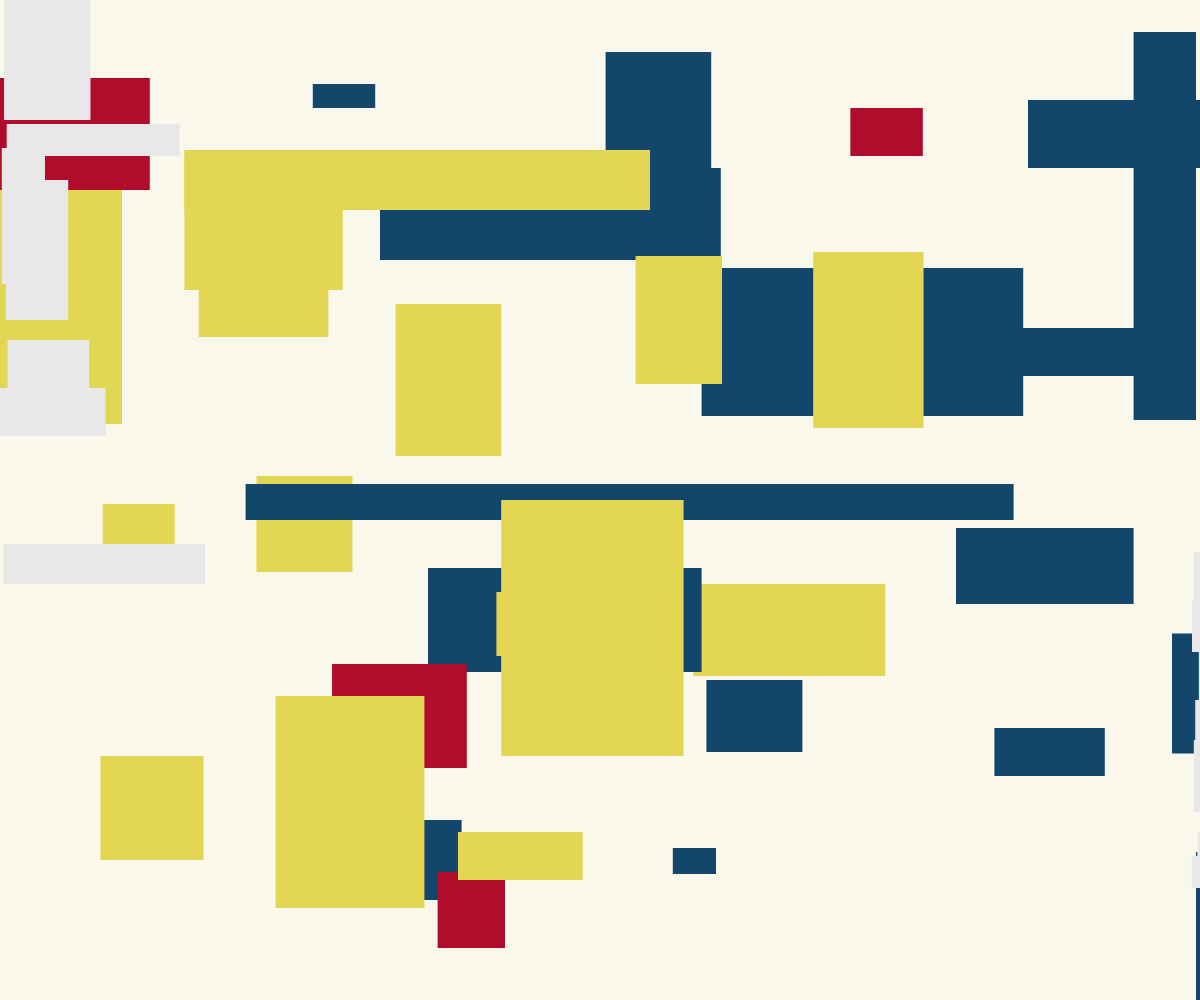
Frame 1 (no input)
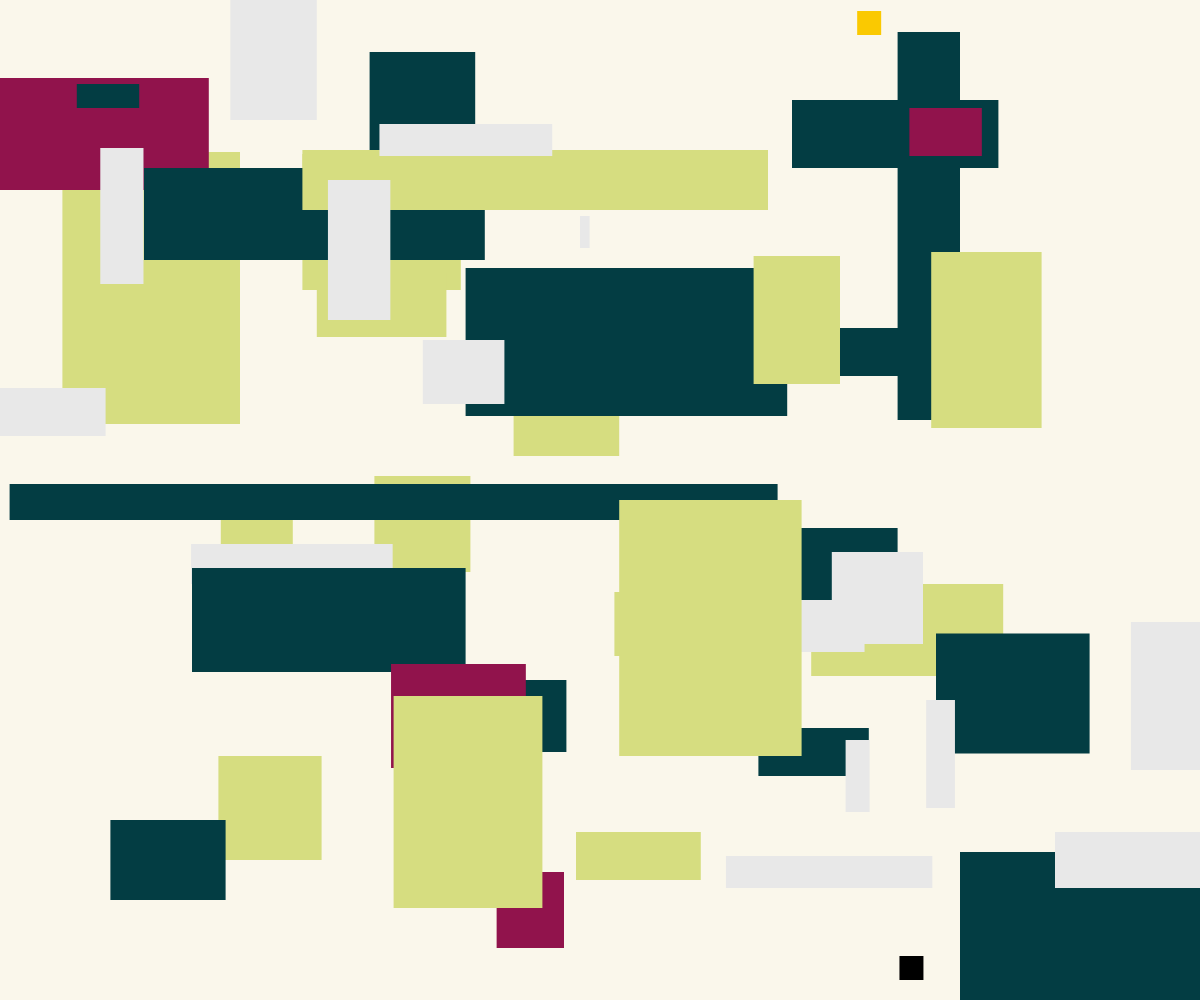
Frame 60 (no input)
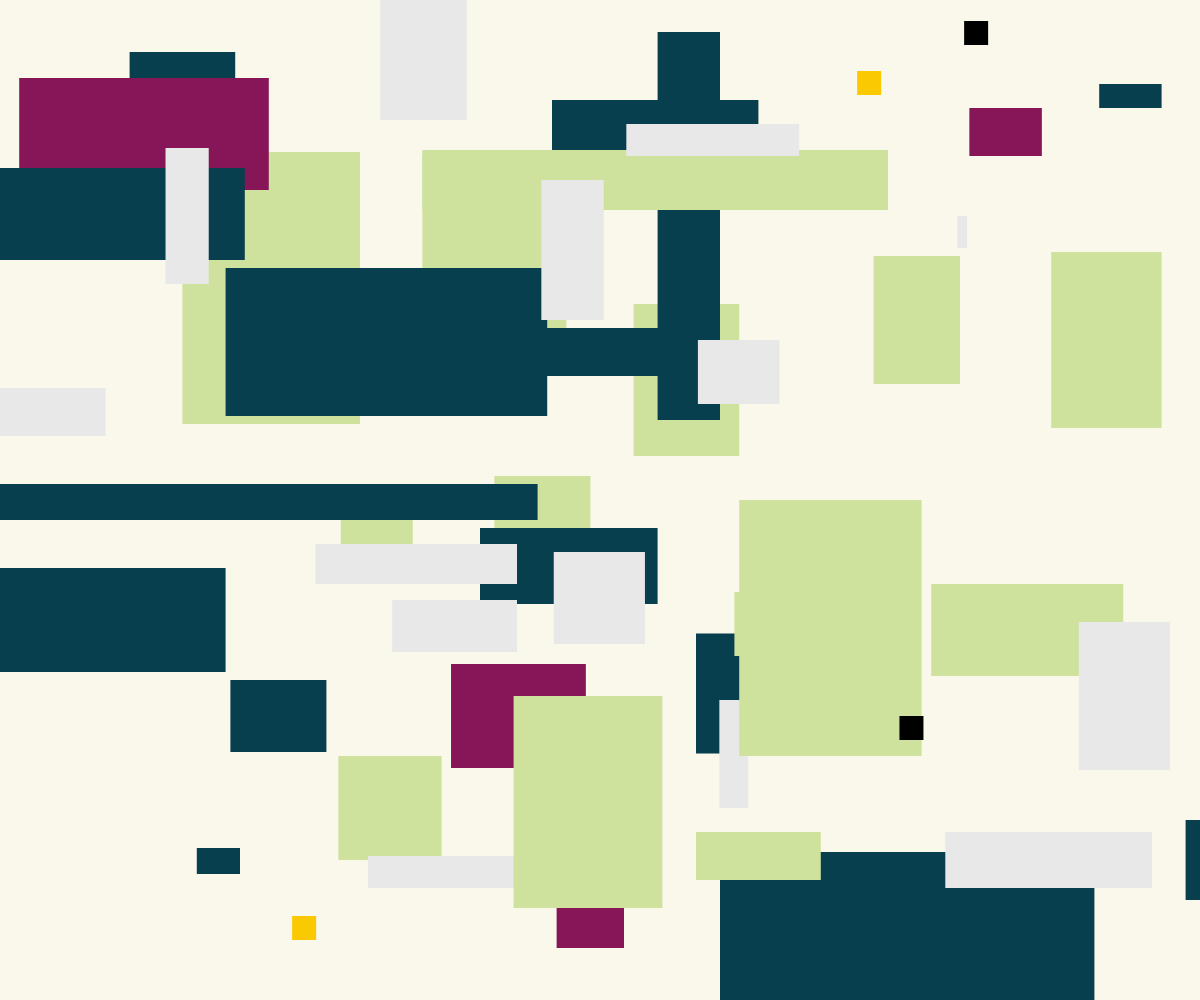
Frame 120 (the mouse pressed at the canvas centre since frame 60)

The p5.js sketch that drew these frames (run headless with seeded random() and noise() and a simulated clock; from frame 60 on, the mouse is pressed at the canvas centre):

// p5.js sketch
// ── sketch.js
let shapes = []; //Initialise empty array for the squares moving down
let shapesMovingUp = [] //Initialise empty array for the squares moving up

function setup() {
  createCanvas(windowWidth, windowHeight); //Creating the canvas to the size of the window
  noStroke();
}

/* 
Functions to create the yellow, blue, red and grey rectangles which are in ratio of the position and 
size relative the canvas size to ensure responsiveness. 
*/
function draw() {
  background(250, 247, 235); //Background colour
  runningSquares();

  //Yellow rectangles in the background
  drawYellowRect(0.1, 0.152, 0.148, 0.272);
  drawYellowRect(0.144, 0.504, 0.06, 0.052);
  drawYellowRect(0.168, 0.756, 0.086, 0.104);
  drawYellowRect(0.284, 0.154, 0.132, 0.136);
  drawYellowRect(0.272, 0.273, 0.108, 0.064);
  drawYellowRect(0.416, 0.304, 0.088, 0.152);
  drawYellowRect(0.292, 0.476, 0.08, 0.096);
  drawYellowRect(0.736, 0.584, 0.16, 0.092);


  //Blue rectangles in the background
  drawBlueRect(0.052, 0.032, 0.052, 0.388);
  drawBlueRect(0.14, 0.1, 0.172, 0.068);
  drawBlueRect(0.152, 0.328, 0.14, 0.048);
  drawBlueRect(0.2, 0.528, 0.148, 0.076);
  drawBlueRect(0.02, 0.6336, 0.128, 0.12);
  drawBlueRect(0.168, 0.728, 0.092, 0.048);
  drawBlueRect(0, 0.852, 0.312, 0.148);
  drawBlueRect(0.492, 0.052, 0.088, 0.152);
  drawBlueRect(0.412, 0.268, 0.268, 0.148);
  drawBlueRect(0.484, 0.576, 0.016, 0.028);

  //Red rectangles in background
  //drawRedRect(0, 0, 0.072, 0.464);
  drawRedRect(0.124, 0.078, 0.208, 0.112);
  //drawRedRect(0.127, 0.304, 0.16, 0.096);
  drawRedRect(0.42,0.872,0.056,0.076);
  drawRedRect(0.768,0.108,0.06,0.048);

  //Grey rectangles in the background
  drawGreyRect(0.282,0.544,0.168,0.04);
  drawGreyRectTwo(0.12,0.622,0.076,0.148);
  drawGreyRectTwo(0.64,0.552,0.076,0.092);
  drawGreyRectTwo(0.8,0.6,0.104,0.052);
  drawGreyRectTwo(0.252,0.832,0.172,0.056);
  drawGreyRectTwo(0.476,0.7,0.024,0.108);
  drawGreyRectTwo(0.616,0.74,0.02,0.072);
  drawGreyRectTwo(0.252,0.832,0.172,0.056);
  drawGreyRectTwo(0.824,0.856,0.172,0.032);

  //Blue rectangles in the foreground
  drawBlueRect(0.408, 0.68, 0.08, 0.072);
  drawBlueRect(0.436, 0.848, 0.036, 0.026);
  drawBlueRect(0.736, 0.084, 0.052, 0.024);
  drawBlueRect(0.68, 0.168, 0.284, 0.092);
  drawBlueRect(0.792, 0.484, 0.64, 0.036);
  drawBlueRect(0.64, 0.568, 0.228, 0.104);
  drawBlueRect(0.708, 0.82, 0.096, 0.08)

 //Red rectangles in the foreground
  drawRedRect(0.388,0.664,0.112,0.104);
  drawRedRect(0.42,0.872,0.056,0.076);
  drawRedRect(0.768,0.108,0.06,0.048);
  drawRedRect(0.388,0.664,0.112,0.104);

 //Yellow rectangles in foreground
  drawYellowRect(0.428, 0.592, 0.016, 0.064);
  drawYellowRect(0.352, 0.696, 0.124, 0.212);
  drawYellowRect(0.484, 0.832, 0.104, 0.048);
  drawYellowRect(0.54, 0.150, 0.388, 0.06);
  drawYellowRect(0.6, 0.256, 0.072, 0.128);
  drawYellowRect(0.768, 0.252, 0.092, 0.176);
  drawYellowRect(0.568, 0.5, 0.152, 0.256);

  //Grey rectangles in the foreground
  drawGreyRect(0.34,0,0.072,0.12);
  drawGreyRect(0.148,0.148,0.036,0.136);
  drawGreyRect(0.56,0.124,0.144,0.032);
  drawGreyRect(0.484,0.18,0.052,0.14);
  drawGreyRect(0.856,0.216,0.008,0.032);
  drawGreyRect(0,0.388,0.088,0.048);
  drawGreyRect(0.624,0.34,0.068,0.064);

  runningSquaresUp();
}

//Defining functions to create the rectangles with responsive size

function drawYellowRect(inputXPos, inputYPos, inputWidth, inputHeight) {
  //Calculating the distance by adjusting the modulus operation and then subtracting inputWidth * width. 
  //This ensures that the rectangles start partially off-canvas to the left to smoothly move in
  let distance = (inputXPos * width + frameCount * 2) % (width + (inputWidth * width)) - inputWidth * width; 
  let outputXPos = constrain(distance, -inputWidth * width, width); // Ensure the rectangles stay within the canvas
  let outputYPos = inputYPos * height;
  let startColor = color(250, 201, 1); // Yellow
  let endColor = color(204, 226, 163); // Green-yellow
  // This oscillates from yellow to green-yellow using sin and frameCount
  let lerpedColor = lerpColor(startColor, endColor, (1 + sin(frameCount / 100)) / 2); 
  fill(lerpedColor); //Yellow
  rect(outputXPos, outputYPos, inputWidth * width, inputHeight * height);
}

function drawRedRect(inputXPos, inputYPos, inputWidth, inputHeight) {
  //Calculating the distance by adjusting the modulus operation and then subtracting inputWidth * width. 
  //This ensures that the rectangles start partially off-canvas to the left to smoothly move in
  let distance = (inputXPos * width + frameCount) % (width + (inputWidth * width)) - inputWidth * width; 
  let outputXPos = constrain(distance, -inputWidth * width, width); // Ensure the rectangles stay within the canvas
  let outputYPos = inputYPos * height;
  let startColor = color(221, 1, 0); // Red
  let endColor = color(134, 22, 87); // Purple-Red
  // This oscillates from red-purple using sin and frameCount
  let lerpedColor = lerpColor(startColor, endColor, (1 + sin(frameCount / 70)) / 2); 
  fill(lerpedColor); //Red
  rect(outputXPos, outputYPos, inputWidth * width, inputHeight * height);
}

//Defining a function to draw the blue rectangles with size relative to the window size
function drawBlueRect(inputXPos, inputYPos, inputWidth, inputHeight) {
  // Using modulo to wrap around and frameCount to change position over time
  let outputXPos = width - (inputXPos * width + frameCount*4) % (width + (inputWidth * width)); 
  let outputYPos = inputYPos * height;
  let startColor = color(34, 80, 149); // Blue
  let endColor = color(2, 60, 64); // Dark green
  // This oscillates from blue to green using sin and frameCount
  let lerpedColor = lerpColor(startColor, endColor, (1 + sin(frameCount / 50)) / 2); 
  fill(lerpedColor);
  rect(outputXPos, outputYPos, inputWidth * width, inputHeight * height);
}

//Defining a function that draws a grey rectangle with size relative to window size
function drawGreyRect(inputXPos, inputYPos, inputWidth, inputHeight) {
  let outputXPos = (inputXPos * sin(frameCount / 100) * width); //Oscillating from left to right
  let outputYPos = inputYPos * height;
  fill(232, 232, 232);
  rect(outputXPos, outputYPos, inputWidth * width, inputHeight * height);
}

function drawGreyRectTwo(inputXPos, inputYPos, inputWidth, inputHeight) {
let outputXPos = width - (inputXPos * sin(frameCount / 120) * width); //Oscillating right to left 
let outputYPos = inputYPos * height;
fill(232, 232, 232);
rect(outputXPos, outputYPos, inputWidth * width, inputHeight * height);
}

//Creating a function to add falling squares. Code adapted from https://editor.p5js.org/annA/sketches/zaqrFwMH5
//However, I added time based events using frameCount
function runningSquares() {
  if (frameCount % 50 === 0) {  // Create a new shape every 50 frames 
    let xpos = random(windowWidth);
    let ypos = 0;
    let fillColour = random([color('#fac901'), color('#000000'), color('#225095'), color('#dd0100')]); //Randomising between selected colours

    shapes.push({ xpos, ypos, fillColour}); // Create a new shape in the array with the determined attributes
  }

  for (let i = 0; i < shapes.length; i++) {
    if (shapes[i]) { // Check if the element exists
      fill(shapes[i].fillColour);
      shapes[i].ypos += 1; // Rectangle moves down 
      let length = 0.02 * windowWidth // Always in ratio to the canvas width (responseive design)
      rect(shapes[i].xpos, shapes[i].ypos, length, length);
    }
  }
}

//Creating a function to add squares moving up, similar to the above function
//These squares move at a quicker speed, creating a more visually interesting effect
function runningSquaresUp() {
  if (frameCount % 50 === 0) {
    // Create a new shape every 50 frames 
    let xpos = random(windowWidth);
    let ypos = height;
    let fillColour = random([color('#fac901'), color('#000000'), color('#225095'), color('#dd0100')]);

    shapesMovingUp.push({ xpos, ypos, fillColour });
  }

  for (let i = 0; i < shapesMovingUp.length; i++) {
    if (shapesMovingUp[i]) { // Check if the element exists
      fill(shapesMovingUp[i].fillColour);
      shapesMovingUp[i].ypos -= 4; // Moves up at a faster speed
      let length = 0.02 * windowWidth
      rect(shapesMovingUp[i].xpos, shapesMovingUp[i].ypos, length, length);
    }
  }
}
//Responsive design. 
//Since the rectangles are drawn in ratio of the window width and height, their size and position will change in relative to window size
function windowResized() {
  resizeCanvas(windowWidth, windowHeight);

}
